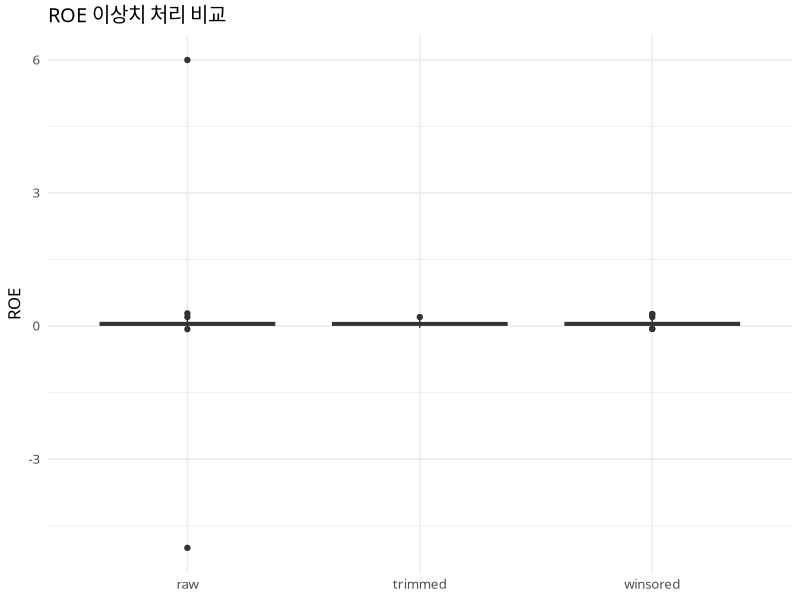
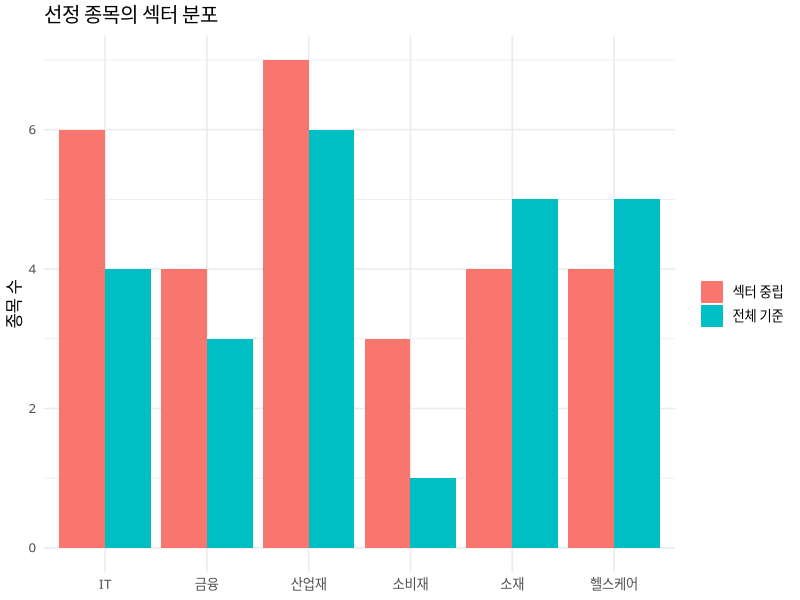
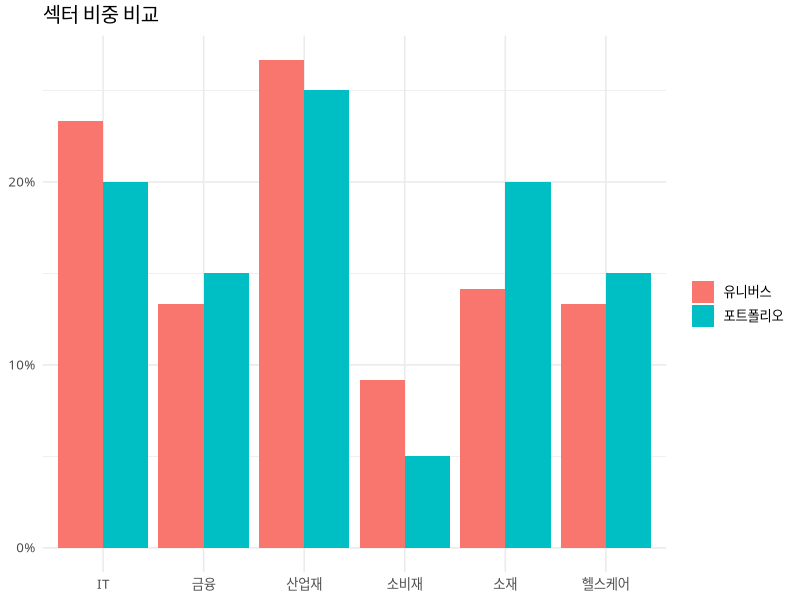

Recreate these plots in R, in order.
# =====================================================================
#  종목 선정 심화: 이상치, 섹터 중립, 마법공식, 멀티팩터
# 가상 데이터 사용 (실제 데이터는 1번 섹션의 d만 교체)
# =====================================================================

library(dplyr)
library(ggplot2)
FONT <- switch(Sys.info()[["sysname"]], Windows = "Malgun Gothic", Darwin = "AppleGothic", "NanumGothic")
theme_set(theme_minimal(base_family = FONT, base_size = 12))
set.seed(33)


# 1. 연습용 가상 데이터 ------------------------------------------------
n <- 120

d <- tibble(
  ticker  = sprintf("S%03d", 1:n),
  sector  = sample(c("IT", "금융", "소재", "헬스케어", "소비재", "산업재"),
                   n, replace = TRUE, prob = c(.25, .10, .15, .15, .15, .20)),
  mktcap  = exp(rnorm(n, 9, 1)),
  ebit    = mktcap * rnorm(n, 0.08, 0.06),
  netdebt = mktcap * rnorm(n, 0.10, 0.30),
  nwc     = mktcap * runif(n, 0.10, 0.50),   # 순운전자본
  nfa     = mktcap * runif(n, 0.20, 0.90),   # 순고정자산
  equity  = mktcap * exp(rnorm(n, 0.1, 0.5)),
  ni      = ebit * runif(n, 0.5, 0.9),
  gp      = mktcap * runif(n, 0.10, 0.50),
  assets  = equity * runif(n, 1.4, 3),
  mom     = rnorm(n, 0.08, 0.30),
  vol     = exp(rnorm(n, log(0.3), 0.3))
)

# 배수(PER, PBR) 대신 '수익률 형태'(수익/가격)를 쓰는 이유:
# 적자일 때 배수는 음수/무한대가 되어 순위가 뒤틀리지만, 수익률 형태는 연속적으로 비교 가능
d <- d |>
  mutate(
    ev     = mktcap + netdebt,
    ey     = ebit / ev,                 # 이익수익률 (EBIT / EV)
    roc    = ebit / (nwc + nfa),        # 투하자본수익률
    bp     = equity / mktcap,           # 장부가치/시가 (= 1 / PBR)
    ep     = ni / mktcap,               # 이익/시가 (= 1 / PER)
    roe    = ni / equity,
    gpa    = gp / assets                # 매출총이익 / 자산
  )

# 현실에서 흔한 이상치를 일부러 주입
d$roe[c(4, 50)] <- c(6.0, -5.0)
d$ep[9]         <- 3.0


# 2. 공통 도구 ---------------------------------------------------------
# 2-1. 트림: 양끝 백분위 밖의 값을 NA로 (표본에서 제외하는 효과)
trim_vec <- function(x, p = c(0.01, 0.99)) {
  q <- quantile(x, p, na.rm = TRUE)
  x[!is.na(x) & (x < q[1] | x > q[2])] <- NA
  x
}

# 2-2. 윈저라이징: 양끝 값을 경계값으로 대체 (표본은 유지)
winsor <- function(x, p = c(0.01, 0.99)) {
  q <- quantile(x, p, na.rm = TRUE)
  pmin(pmax(x, q[1]), q[2])
}

# 2-3. z-점수, 그리고 그룹(섹터) 안에서의 z-점수
zscore    <- function(x) (x - mean(x, na.rm = TRUE)) / sd(x, na.rm = TRUE)
zscore_by <- function(x, g) ave(x, g, FUN = zscore)

# 2-4. 두 종목 집합의 겹침 비율
overlap <- function(a, b) length(intersect(a, b)) / length(a)


# 3. 이상치 처리 효과 보기 ---------------------------------------------
roe_cmp <- tibble(
  raw      = d$roe,
  trimmed  = trim_vec(d$roe),
  winsored = winsor(d$roe)
)
sapply(roe_cmp, function(x) c(mean = mean(x, na.rm = TRUE),
                              sd   = sd(x, na.rm = TRUE),
                              n    = sum(!is.na(x))))

roe_cmp |>
  tidyr::pivot_longer(everything(), names_to = "method", values_to = "roe") |>
  ggplot(aes(method, roe)) +
  geom_boxplot(fill = "grey90") +
  labs(title = "ROE 이상치 처리 비교", x = NULL, y = "ROE")

# 선택 기준
# - 트림: 이상치를 '오류'로 판단할 때 (표본이 줄어듦, 해당 종목은 점수에서 제외)
# - 윈저: 이상치도 '극단적이지만 진짜'일 때 (순위는 유지, 영향만 제한)


# 4. 섹터 중립 -----------------------------------------------------------
# 4-1. 전체에서 상위 20%만 뽑으면 특정 섹터에 쏠릴 수 있음
global_top <- d |> filter(percent_rank(desc(ey)) <= 0.2) |> mutate(method = "전체 기준")

# 4-2. 섹터 안에서 상위 20%씩 뽑으면 섹터 비중이 유니버스와 비슷해짐
neutral_top <- d |>
  group_by(sector) |>
  filter(percent_rank(desc(ey)) <= 0.2) |>
  ungroup() |>
  mutate(method = "섹터 중립")

bind_rows(global_top, neutral_top) |>
  count(method, sector) |>
  ggplot(aes(sector, n, fill = method)) +
  geom_col(position = "dodge") +
  labs(title = "선정 종목의 섹터 분포", x = NULL, y = "종목 수", fill = NULL)

# 4-3. 점수 자체를 섹터 안에서 표준화하는 방법 (아래 멀티팩터에서 사용)
d |> mutate(ey_z_sector = zscore_by(ey, sector)) |>
  group_by(sector) |>
  summarise(mean_z = mean(ey_z_sector), .groups = "drop")      # 섹터마다 평균 0


# 5. 마법공식 (이익수익률 순위 + 자본수익률 순위) ---------------------
# 아이디어: 싸게(ey 높음) + 장사를 잘하는(roc 높음) 회사를 순위 합으로 선택
# 금융업은 EBIT, EV 개념이 맞지 않아 제외하는 것이 일반적
mf_universe <- d |> filter(sector != "금융", ebit > 0, !is.na(ey), !is.na(roc))

mf <- mf_universe |>
  mutate(
    r_ey    = min_rank(desc(ey)),
    r_roc   = min_rank(desc(roc)),
    mf_rank = r_ey + r_roc
  ) |>
  arrange(mf_rank) |>
  slice_head(n = 20)

mf |> select(ticker, sector, ey, roc, r_ey, r_roc, mf_rank) |> head(8)

# 두 순위가 서로 독립적인 정보를 주는지 확인
cor(mf_universe$ey, mf_universe$roc, method = "spearman")


# 6. 멀티팩터 포트폴리오 ------------------------------------------------
# 6-1. 팩터 점수: 이상치 윈저 -> 섹터 안 z-점수 -> 팩터별 평균
make_factor_scores <- function(df) {
  df |>
    mutate(across(c(ey, bp, ep, roe, gpa, mom), winsor),
           neg_vol = -vol) |>
    mutate(
      z_value   = (zscore_by(bp, sector) + zscore_by(ep, sector) + zscore_by(ey, sector)) / 3,
      z_quality = (zscore_by(roe, sector) + zscore_by(gpa, sector)) / 2,
      z_mom     = zscore_by(mom, sector),
      z_lowvol  = zscore_by(neg_vol, sector)
    )
}

# 6-2. 가중치로 합산해 상위 n개를 동일가중으로 구성
build_portfolio <- function(fac, w, n_pick = 20) {
  stopifnot(abs(sum(w) - 1) < 1e-9,
            all(c("value", "quality", "mom", "lowvol") %in% names(w)))
  fac |>
    mutate(score = w["value"]   * z_value +
             w["quality"] * z_quality +
             w["mom"]     * z_mom +
             w["lowvol"]  * z_lowvol) |>
    arrange(desc(score)) |>
    slice_head(n = n_pick) |>
    mutate(weight = 1 / n_pick)
}

fac <- make_factor_scores(d)

w_base <- c(value = 0.30, quality = 0.30, mom = 0.20, lowvol = 0.20)
port   <- build_portfolio(fac, w_base, n_pick = 20)

port |> select(ticker, sector, score, weight) |> head(8)

# 6-3. 포트폴리오 점검: 섹터 구성이 유니버스와 크게 다르지 않은지
sector_check <- bind_rows(
  d    |> count(sector) |> mutate(share = n / sum(n), group = "유니버스"),
  port |> count(sector) |> mutate(share = n / sum(n), group = "포트폴리오")
)
ggplot(sector_check, aes(sector, share, fill = group)) +
  geom_col(position = "dodge") +
  scale_y_continuous(labels = scales::percent) +
  labs(title = "섹터 비중 비교", x = NULL, y = NULL, fill = NULL)

# 6-4. 결합 방식에 따라 결과가 얼마나 달라지나: 점수합 vs 순위합
rank_port <- fac |>
  mutate(rscore = percent_rank(z_value) + percent_rank(z_quality) +
           percent_rank(z_mom) + percent_rank(z_lowvol)) |>
  arrange(desc(rscore)) |>
  slice_head(n = 20)

overlap(port$ticker, rank_port$ticker)      # 두 방식이 고른 종목의 겹침 비율

dir.create("data", showWarnings = FALSE)
saveRDS(port, "data/multifactor_portfolio.rds")


# =====================================================================
# 밸류 비중을 키운 가중치(value 0.6, quality 0.2, mom 0.1, lowvol 0.1)로 포트폴리오를
# 다시 만들고, 기본 포트폴리오와의 (1) 종목 겹침 비율 (2) 섹터별 종목 수 차이를
# 한 표로 비교하기
# =====================================================================

w_value <- c(value = 0.60, quality = 0.20, mom = 0.10, lowvol = 0.10)
port_v  <- build_portfolio(fac, w_value, n_pick = 20)

cat("겹침 비율:", overlap(port$ticker, port_v$ticker), "\n")

sector_diff <- full_join(
  port   |> count(sector, name = "base"),
  port_v |> count(sector, name = "value_heavy"),
  by = "sector"
) |>
  mutate(across(c(base, value_heavy), ~ tidyr::replace_na(.x, 0L)),
         diff = value_heavy - base) |>
  arrange(desc(abs(diff)))

sector_diff
stopifnot(nrow(port_v) == 20, abs(sum(port_v$weight) - 1) < 1e-9)
